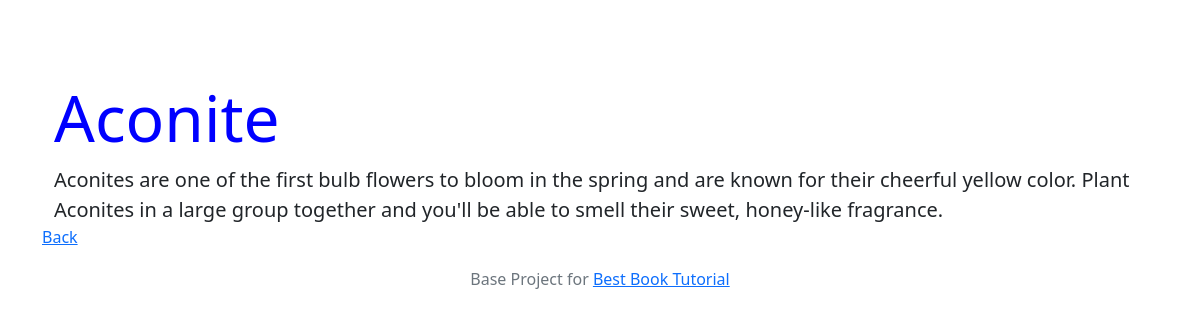
/flower/aconite/, run on the app's committed database.
### myapp/models.py (models this page shows, shortened)
class Flower(models.Model):
    title = models.CharField(max_length = 255, default = '')
    description = models.TextField(default='')
    slug = models.SlugField(blank = True, default = '')
    category = models.ForeignKey(Category, null=True, on_delete = models.PROTECT)
    tags = models.ManyToManyField(Tag)

### myapp/views.py (the view)
# urls.py: path('flower/<slug:slug>/',myapp_views.detail, name='detail'), #<> are used to capture the url values
def detail(request, slug=None):               #stores the slug from the url into the variable slug or None if the value is not passed into this parameter
    flower = get_object_or_404(Flower, slug=slug)         #stores the object with the slug into the variable flower if it is found, else it returns error 404
    return render(request, 'myapp/detail.html', {'flower': flower})

### myapp/templates/myapp/detail.html
{% extends 'base/base.html' %}
{% block content%}
<divv class="jumbotron">
    <div class="container">
        <h1 class="display-3">{{flower.title}}</h1>
        <div class="lead">{{flower.description}}</div>
    </div>
</div>
<a href="{% url 'index' %}">Back</a>
{% endblock %}

### base/static/base/custome_css/site.css (style rules this page uses)
body { padding-top: 5rem; }
h1 { color: blue; }

### data on the page
Flower: title "Aconite", description "Aconites are one of the first bulb flowers to bloom in the spring and are known for their cheerful yellow color. Plant Aconites in a large group together and you'll be able to smell their sweet, honey-like fragrance."
